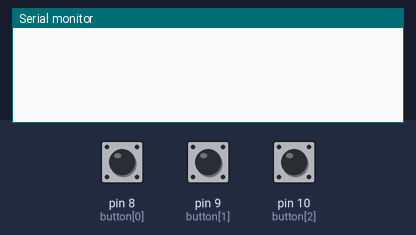
The sketch below on a simulated Arduino Uno, built with avr-gcc and run on an emulated ATmega328P. Shown: the last lines printed to the serial monitor. The test bench sets the inputs (shaded band); at power-on: pin 10 (button[2]) HIGH, pin 8 (button[0]) HIGH, pin 9 (button[1]) HIGH.

Above: at 1.2 s.
1.3 s: pin 10 (button[2]) pulled LOW for 0.15 s
At 2.4 s:
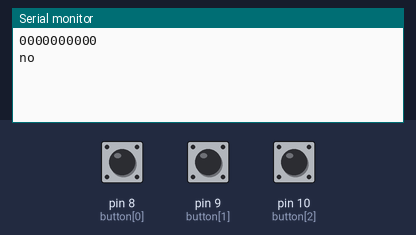
2.9 s: pin 10 (button[2]) pulled LOW for 1 s
At 4.4 s:
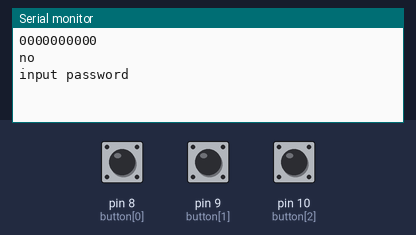
5.4 s: pin 10 (button[2]) pulled LOW for 0.15 s
At 6.7 s:
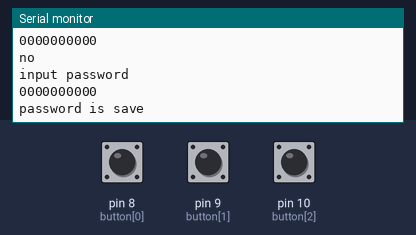

The sketch:

password_2.ino
```cpp
const int button[3] = {8,9,10};
int history[10] = {0};
int password[10] = {1,2,1,2};
int M = 0;

int work_mode = 0;

#define enter digitalRead(button[2])==0

void setup() {
  Serial.begin(9600);
  for (int i=0; i<3; i++)
    pinMode(button[i], INPUT_PULLUP);

}

void loop() {
  //for (int i=0; i<3; i++)
  //  Serial.print(digitalRead(button[i]));
  //Serial.println();

  for (int i=0; i<2; i++)
    if (digitalRead(button[i])==0) {
      history[M] = i+1; M++;
      while(digitalRead(button[i])==0) delay(50);
    }

  if (enter) {
    unsigned long int t1 = millis();
    while (enter) { delay(50); }
    unsigned long int t2 = millis();
    unsigned long int t = t2-t1;
    if (t>1000) {
      work_mode = 1;
      Serial.println("input password");
    }
    else { // pass_test
      for (int i=0; i<10; i++)
        Serial.print(history[i]);
      Serial.println();
      if (work_mode==1) { // запомнить новый пароль
        save_pass();
      }
      else { // сравнпить с эталонным паролем
        pass_test();
      }
    }
    for (int i=0; i<10; i++) history[i]=0;
    M=0;
  }
}

void save_pass() {
  for (int i=0; i<10; i++)
    password[i] = history[i];
  M=0;
  Serial.println("password is save");
}

void pass_test() {
  bool flag = true;
  for (int i=0; i<10; i++) {
    if (history[i]!=password[i]) { flag = false; break; }
  }
  if (flag==true) Serial.println("yes");
  else Serial.println("no");
}
```

Measured:
- after the input at 1.3 s, the serial monitor: prints a new line after 0.15 s (image 1)
- after the input at 2.9 s, the serial monitor: prints a new line after 1.0 s (image 2)
- after the input at 5.4 s, the serial monitor: prints a new line after 0.15 s (image 3)
